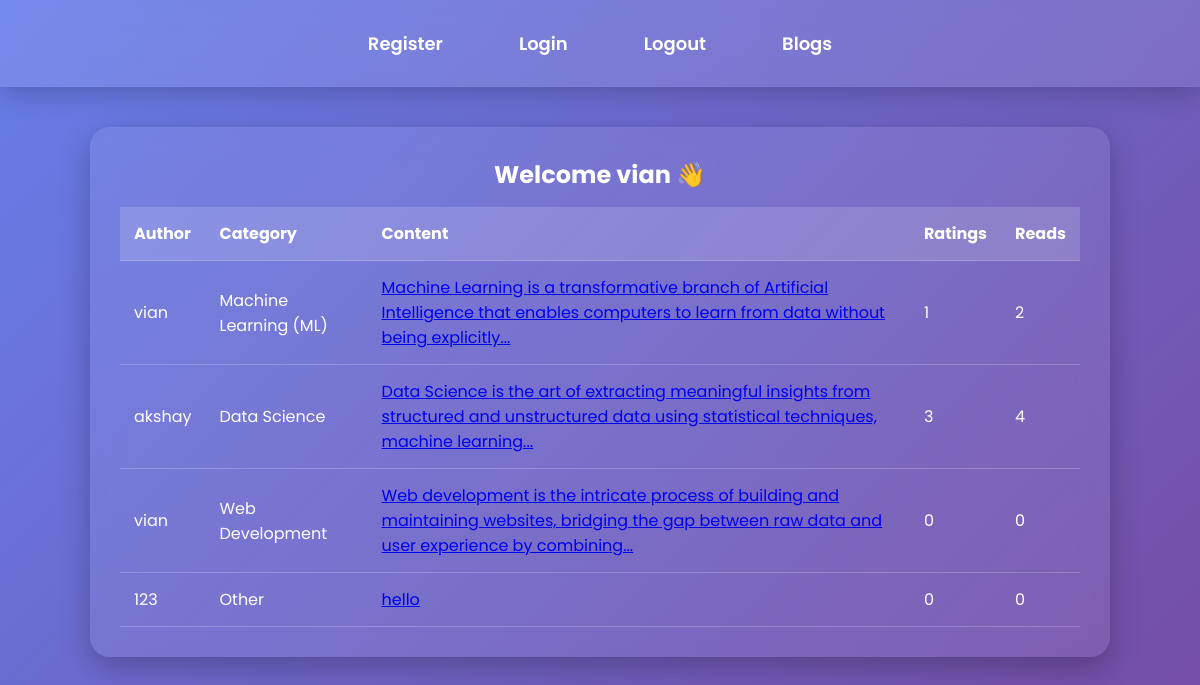
Page /listAllBlogs (signed in) on the committed database.
### models.py (models this page shows, shortened)
class UserModel(UserMixin,db.Model):
    __tablename__ = 'users'
    id = db.Column(db.Integer,primary_key=True)
    email = db.Column(db.String(100),unique=True)
    username = db.Column(db.String(100))
    password_hash = db.Column(db.String(250))

class CategoryMaster(db.Model):
    category_id = db.Column(db.Integer,primary_key=True)
    category_name = db.Column(db.String(100),nullable=False)
    blogmodel = db.relationship('BlogModel',backref='categorymaster',lazy=True)

class BlogModel(db.Model):
    id = db.Column(db.Integer,primary_key=True)
    category_id = db.Column(db.Integer,db.ForeignKey('category_master.category_id'),nullable=False)
    blog_user_id = db.Column(db.Integer,db.ForeignKey('users.id'),nullable=False)
    blog_text = db.Column(db.Text,nullable=False)
    blog_creation_date = db.Column(db.DateTime)
    blog_read_count = db.Column(db.Integer,default=0)
    blog_rating_count = db.Column(db.Integer,default=0)

### routes.py (the view)
@app.route('/listAllBlogs')
def listAllBlogs():
    all_blogs = BlogModel.query.all()
    all_users = UserModel.query.all()
    return render_template('list_all_blogs.html',all_blogs=all_blogs,all_users=all_users,all_categories = global_all_category_name)

### routes.py (called while the page is built)
@login.user_loader
def load_user(id):
    return UserModel.query.get(int(id))

def get_all_categories():
    global  global_all_no,global_all_category_name
    all_category_info = db.session.query(CategoryMaster.category_id,CategoryMaster.category_name)
    all_category_info = list(all_category_info)
    global_all_no,global_all_category_name = zip(*all_category_info)

@app.before_request
def create_all():
    db.create_all()
    get_all_categories()

### templates/list_all_blogs.html
{% extends 'base.html' %}
{% block content %}
<h2 class="center">
{% if current_user.is_anonymous %}
Welcome Guest 👋
{% else %}
Welcome {{ current_user.username }} 👋
{% endif %}
</h2>
<table>
<thead>
<tr>
<th>Author</th>
<th>Category</th>
<th>Content</th>
<th>Ratings</th>
<th>Reads</th>
</tr>
</thead>
<tbody>
{% for a_blog in all_blogs %}
{% set author_name = all_users[a_blog.blog_user_id-1].username if all_users|length >= a_blog.blog_user_id else "Unknown" %}
{% set category_name = all_categories[a_blog.category_id-1] if all_categories|length >= a_blog.category_id else "None" %}
<tr>
<td>{{ author_name }}</td>
<td>{{ category_name }}</td>
<td>
{% if current_user.is_authenticated %}
<a href="/blogDetail/{{ a_blog.id }}/{{ author_name }}/{{ category_name }}">
{{ a_blog.blog_text|truncate(150) }}
</a>
{% else %}
{{ a_blog.blog_text|truncate(150) }}
{% endif %}
</td>
<td>{{ a_blog.blog_rating_count }}</td>
<td>{{ a_blog.blog_read_count }}</td>
</tr>
{% endfor %}
</tbody>
</table>
{% endblock %}

### templates/base.html (style rules this page uses)
* { margin:0;padding:0;box-sizing:border-box;font-family:Poppins,sans-serif; }
body { background: linear-gradient(135deg,#667eea,#764ba2); min-height:100vh; color:white; }
table { width:100%; border-collapse:collapse; }
th,td { padding:14px; text-align:left; }
th { background:rgba(255,255,255,0.15); }
tr { border-bottom:1px solid rgba(255,255,255,0.2); }
h1,h2,h3 { margin-bottom:15px; }
.center { text-align:center; }

### rows in the picture
UserModel: username "vian"
BlogModel: blog_text "Machine Learning is a transformative branch of Artificial Intelligence that enables computers to learn from data without being explicitly...", blog_rating_count "1", blog_read_count "2"
CategoryMaster: category_name "Machine Learning (ML)"
BlogModel: blog_text "Data Science is the art of extracting meaningful insights from structured and unstructured data using statistical techniques, machine learning...", blog_rating_count "3", blog_read_count "4"
UserModel: username "akshay"
CategoryMaster: category_name "Data Science"
BlogModel: blog_text "Web development is the intricate process of building and maintaining websites, bridging the gap between raw data and user experience by combining...", blog_rating_count "0", blog_read_count "0"
CategoryMaster: category_name "Web Development"
BlogModel: blog_text "hello", blog_rating_count "0", blog_read_count "0"
UserModel: username "123"
CategoryMaster: category_name "Other"
